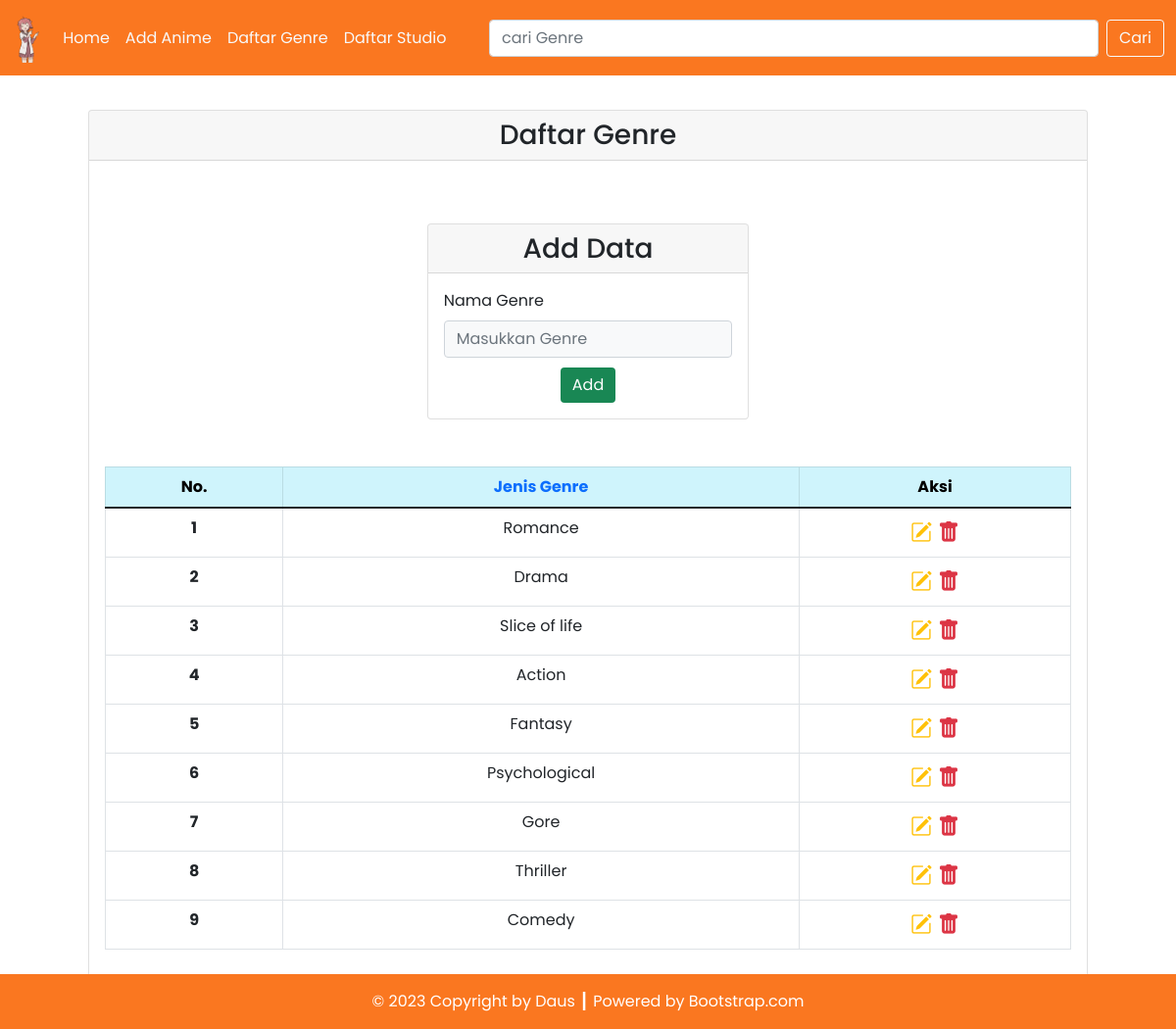
Page /Source_code/genre.php on the committed database.
### tables this page shows
CREATE TABLE `genre` (
  `genre_id` int(11) NOT NULL,
  `jenis_genre` varchar(100) NOT NULL
);

### Source_code/config/db.php (called while the page is built)
<?php
$DB_HOST = "localhost";
$DB_USERNAME = "root";
$DB_PASSWORD = "";
$DB_NAME = "db_wikianime";

### Source_code/classes/DB.php (called while the page is built, shortened)
<?php
class DB
{
    private $hostname;
    private $username;
    private $password;
    private $dbname;
    private $conn;
    private $result;
    function __construct($hostname, $username, $password, $dbname)
    {
        $this->hostname = $hostname;
        $this->username = $username;
        $this->password = $password;
        $this->dbname = $dbname;
    }
    function open()
    {
        $this->conn = mysqli_connect($this->hostname, $this->username, $this->password, $this->dbname);
    }
    function execute($query)
    {
        $this->result = mysqli_query($this->conn, $query);
    }
    function getResult()
    {
        return mysqli_fetch_array($this->result);
    }
}

### Source_code/classes/Genre.php (called while the page is built, shortened)
<?php
class Genre extends DB
{
    function getFilterGenres($filter = '', $sortBy = 'genre_id', $sortOrder = 'ASC') {
        $query = "SELECT * FROM genre";
        $query .= " ORDER BY " . $sortBy . " " . $sortOrder;
        return $this->execute($query);
    }
}

### Source_code/genre.php (the view, shortened to what this page needs)
<?php
include('config/db.php');
include('classes/DB.php');
include('classes/Genre.php');
$genre = new Genre($DB_HOST, $DB_USERNAME, $DB_PASSWORD, $DB_NAME);
$genre->open();
$genre->getGenre();
$filtered = 0;
if (isset($_POST['btn-cari'])) {
    $genre->searchGenre($_POST['cari']);
    $filtered = 1;
}
else{
    $genre->getGenre();
}
if($filtered == 0){
    $sortBy = isset($_GET['sort']) ? $_GET['sort'] : 'genre_id';
    $sortOrder = isset($_GET['order']) ? $_GET['order'] : 'ASC';
    $genre->getFilterGenres($filter, $sortBy, $sortOrder);
}
$header = '<tr>
<th scope="row">No.</a></th>
<th scope="row"><a style="text-decoration: none;" href="genre.php?sort=jenis_genre&order=' . ($sortBy == 'jenis_genre' && $sortOrder == 'ASC' ? 'DESC' : 'ASC') . '">Jenis Genre</a></th>
<th scope="row">Aksi</th>
</tr>';
$data = null;
$no = 1;
while ($div = $genre->getResult()) {
    $data .= '<tr>
    <th scope="row">' . $no . '</th>
    <td>' . $div['jenis_genre'] . '</td>
    <td style="font-size: 22px;">
        <a href="genre.php?id=' . $div['genre_id'] . '" title="Edit Data"><i class="bi bi-pencil-square text-warning"></i></a>&nbsp;<a href="genre.php?hapus=' . $div['genre_id'] . '" title="Delete Data"><i class="bi bi-trash-fill text-danger"></i></a>
        </td>
    </tr>';
    $no++;
}

### rows in the picture
genre: jenis_genre "Romance"
genre: jenis_genre "Drama"
genre: jenis_genre "Slice of life"
genre: jenis_genre "Action"
genre: jenis_genre "Fantasy"
genre: jenis_genre "Psychological"
genre: jenis_genre "Gore"
genre: jenis_genre "Thriller"
genre: jenis_genre "Comedy"
